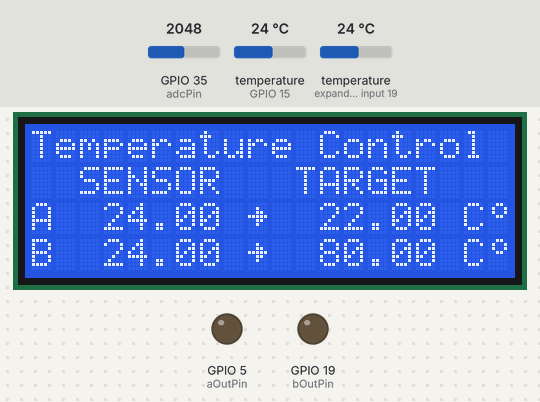
The program below on a simulated ESP32. On the bench: 20×4 character LCD, output pins drawn as LEDs (lit = HIGH). The test bench sets the inputs (shaded band); at power-on: temperature (sensors on GPIO 15, expander input 19) 24 °C, GPIO 35 (adcPin) = 2048. What the program prints to the serial monitor is not drawn.

Above: at 1.2 s.
1.3 s: temperature (sensor on GPIO 15) set to 12 °C
At 4.4 s:
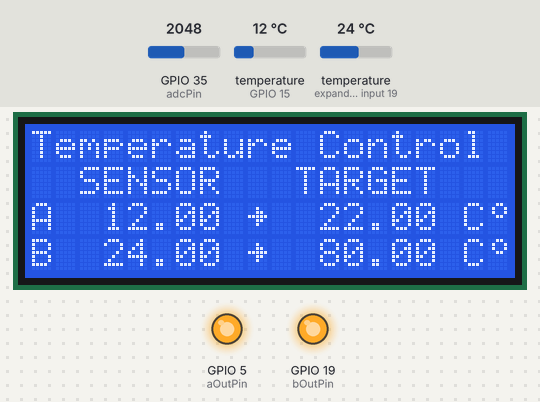
6.9 s: temperature (sensor on expander input 19) set to 35.4 °C
At 9.8 s:
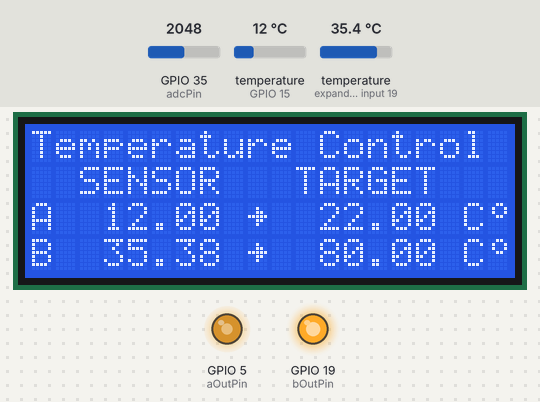
10.4 s: temperature (sensor on expander input 19) set to 36.5 °C
At 12.7 s:
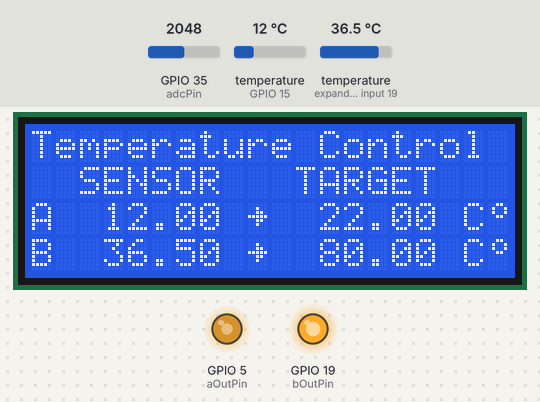
15.8 s: temperature (sensor on GPIO 15) set to 19 °C
At 18.9 s:
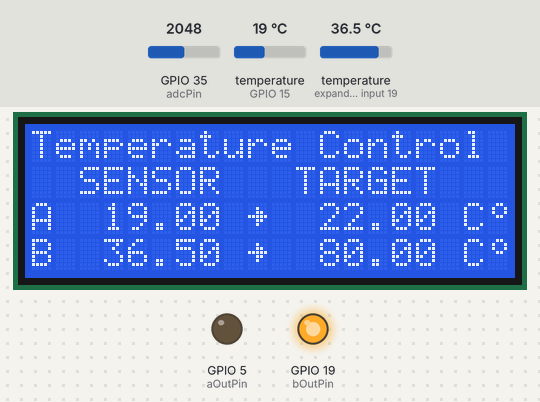
21.1 s: temperature (sensor on GPIO 15) set to 9 °C
At 24.4 s:
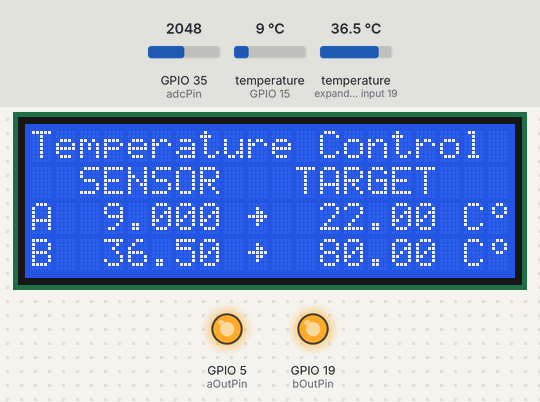
26.8 s: GPIO 35 (adcPin) set to 1160
At 30.7 s:
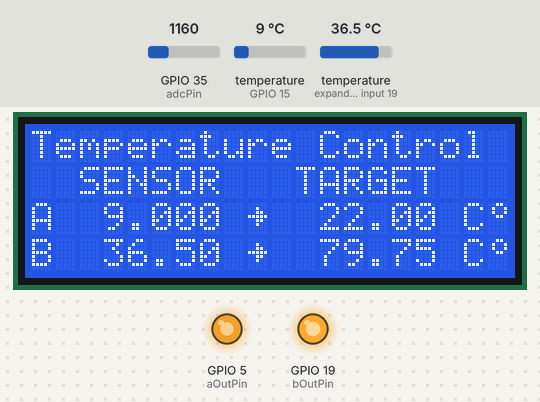
Timing chart, 0 to 33.3 s (numbered marks = the images above; inputs shaded):
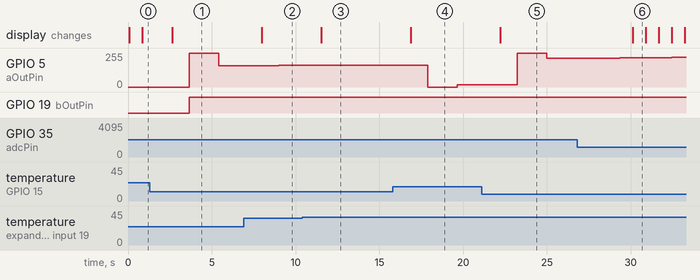

The program:

main.cpp
```cpp
#include <Arduino.h>
#include <LiquidCrystal.h>
#include <OneWire.h>
#include <DallasTemperature.h>
#include <PID_v1.h>

#include <Arduino.h>
#include <DNSServer.h>
#include <WiFi.h>
#include <AsyncTCP.h>
#include <ESPAsyncWebServer.h>

AsyncWebServer server(80);

const char* ssid = "TempControl-AP";

const char* input_parameterA = "input_A";
const char* input_parameterB = "input_B";

const int oneWireBus  = 15;
const int adcPin = 35;
const int aOutPin = 5;
const int bOutPin = 19;

const int freq = 5;
const int aChannel = 0;
const int bChannel = 1;
const int resolution = 8;


int adcValue = 0;
double aTarget = 22;
double bTarget = 80;
double aTemp = 0;
double bTemp = 0;

double aOutput;
double bOutput;

double supKp=16, supKi=0.8, supKd=4;
double aggKp=4, aggKi=0.2, aggKd=1;
double consKp=1, consKi=0.05, consKd=0.25;


PID aPID(&aTemp, &aOutput, &aTarget, consKp, consKi, consKd, DIRECT);
PID bPID(&bTemp, &bOutput, &bTarget, consKp, consKi, consKd, DIRECT);

OneWire oneWire(oneWireBus);
DallasTemperature sensors(&oneWire);


LiquidCrystal lcd(14, 27, 26, 25, 33, 32);

uint8_t degsym[8] = {
  0b00110,
  0b01001,
  0b01001,
  0b00110,
  0b00000,
  0b00000,
  0b00000,
  0b00000,
};

uint8_t arrow[8] = {
  0b00000,
  0b00100,
  0b00110,
  0b11111,
  0b00110,
  0b00100,
  0b00000,
  0b00000
};

const char index_html[] PROGMEM = R"rawliteral(
<!DOCTYPE HTML><html><head>
  <title>HTML Form to Input Data</title>
  <meta name="viewport" content="width=device-width, initial-scale=1">
  <style>
    html {font-family: Times New Roman; display: inline-block; text-align: center;}
    h2 {font-size: 3.0rem; color: #FF0000;}
  </style>
  </head><body>
  <h2>Set Target Temps</h2>
  <h3>Enter New Values as numbers only</h3>
  <br>
  <form action="/get">
    Current Target A <b><mark>%PLACEHOLDER_A%:</mark></b> <input type="text" pattern="^\d*(\.\d{0,2})?$" name="input_A">
    <button type="submit">New<br />Target A</button>
  </form><br>
  <form action="/get">
    Current Target B <b><mark>%PLACEHOLDER_B%:</mark></b> <input type="text" pattern="^\d*(\.\d{0,2})?$" name="input_B">
    <button type="submit">New<br />Target B</button>
  </form>
</body></html>)rawliteral";

void notFound(AsyncWebServerRequest *request) {
  request->send(404, "text/plain", "Not found");
}

String processor(const String& var)
{

  Serial.println(var);

  if(var == "PLACEHOLDER_A"){
    return String(aTarget);
  }

  else if(var == "PLACEHOLDER_B"){
    return String(bTarget);
  }

  return String();
}


void setup() {

  Serial.begin(9600);
  pinMode(aOutPin, OUTPUT);
  pinMode(bOutPin, OUTPUT);
  ledcAttachPin(aOutPin, aChannel);
  ledcAttachPin(bOutPin, bChannel);


  WiFi.softAP(ssid);

  server.on("/", HTTP_GET, [](AsyncWebServerRequest *request){
    request->send_P(200, "text/html", index_html, processor);
  });

  server.on("/get", HTTP_GET, [] (AsyncWebServerRequest *request) {
    String input_A;
    String input_B;

    if (request->hasParam(input_parameterA)) {
      input_A = request->getParam(input_parameterA)->value();
      if (input_A) {
        aTarget = input_A.toDouble();
      }
    }
    else
    if (request->hasParam(input_parameterB)) {
      input_B = request->getParam(input_parameterB)->value();
      if (input_B) {
        bTarget = input_B.toDouble();
      }
    }
    Serial.print("A = ");
    Serial.println(input_A);
    Serial.print("B = ");
    Serial.println(input_B);
    request->redirect("/");
  });
  server.onNotFound(notFound);
  server.begin();


  aPID.SetMode(AUTOMATIC);
  bPID.SetMode(AUTOMATIC);

  ledcSetup(aChannel, freq, resolution);
  ledcSetup(bChannel, freq, resolution);


  lcd.begin(20, 4);
  lcd.createChar(1, degsym);
  lcd.createChar(2, arrow);
  lcd.setCursor(0, 0);
  lcd.write("Temperature Control");
  lcd.setCursor(2, 1);
  lcd.write ("SENSOR");
  lcd.setCursor(11, 1);
  lcd.write ("TARGET");
  lcd.setCursor(0, 2);
  lcd.write ("A");
  lcd.setCursor(9, 2);
  lcd.write ("\x02");
  lcd.setCursor(0, 3);
  lcd.write ("B");
  lcd.setCursor(9, 3);
  lcd.write ("\x02");
  lcd.setCursor(18, 2);
  lcd.write ("C\x01");
  lcd.setCursor(18, 3);
  lcd.write ("C\x01");
  sensors.begin();


}

void loop() {

  adcValue = analogRead(adcPin);
  sensors.requestTemperatures();
  aTemp = sensors.getTempCByIndex(0);
  bTemp = sensors.getTempCByIndex(1);
  lcd.setCursor(3, 2);
  lcd.print(aTemp);
  lcd.setCursor(3, 3);
  lcd.print(bTemp);


  lcd.setCursor(12, 2);
  lcd.print(aTarget);
  lcd.setCursor(12, 3);
  lcd.print(bTarget);

  if (adcValue < 2700 && adcValue > 2500 ) { // UP
    aTarget = aTarget + 0.25;
  } else
  if (adcValue < 600) { // LEFT
    bTarget = bTarget + 0.25;
  } else
  if (adcValue < 1800 && adcValue > 1600 ) { // CENTER
    if (aTarget < 60) {
      aTarget = 60.00;
    } else
    if (aTarget == 60.00) {
      aTarget = 78.00;
    } else
    aTarget = 23.00;
  } else
  if (adcValue < 2300 && adcValue > 2100 ) { // RIGHT
    aTarget = aTarget - 0.25;
  } else
  if (adcValue < 1200 && adcValue > 1000 ) { // DOWN
    bTarget = bTarget - 0.25;
  } else {
    delay(1000);
  }

  double aGap = abs(aTarget-aTemp);
  if(aGap<2)
  {
    aPID.SetTunings(consKp, consKi, consKd);
  }
  else
  if(aGap>=2 && aGap<10)
  {
    aPID.SetTunings(aggKp, aggKi, aggKd);
  }
  else
  {
     aPID.SetTunings(supKp, supKi, supKd);
  }

  double bGap = abs(bTarget-bTemp);
  if(bGap<2)
  {
    bPID.SetTunings(consKp, consKi, consKd);
  }
  else
  if(bGap>=2 && bGap<10)
  {
    bPID.SetTunings(aggKp, aggKi, aggKd);
  }
  else
  {
     bPID.SetTunings(supKp, supKi, supKd);
  }

  aPID.Compute();
  Serial.print("A PID = ");
  Serial.println(aOutput);
  ledcWrite(aChannel, aOutput);

  bPID.Compute();
  Serial.print("B PID = ");
  Serial.println(bOutput);
  ledcWrite(bChannel, bOutput);
}
```

Measured:
- after the input at 1.3 s, GPIO 5 (aOutPin): 0/255 → 255/255 after 2.3 s, → 160/255 1.8 s later; the display: changes after 1.3 s (image 1)
- after the input at 6.9 s, the display: changes after 1.1 s (image 2)
- after the input at 10.4 s, the display: changes after 1.1 s (image 3)
- after the input at 15.8 s, the display: changes after 1.1 s (image 4)
- after the input at 21.1 s, GPIO 5 (aOutPin): 18/255 → 255/255 after 2.1 s, → 215/255 1.8 s later, → 216/255 1.8 s later; the display: changes after 1.1 s (image 5)
- after the input at 26.8 s, the display: changes after 3.3 s (image 6)
- what the display in image 6 shows lasts 0.8 s, from 30.1 s to 30.9 s
